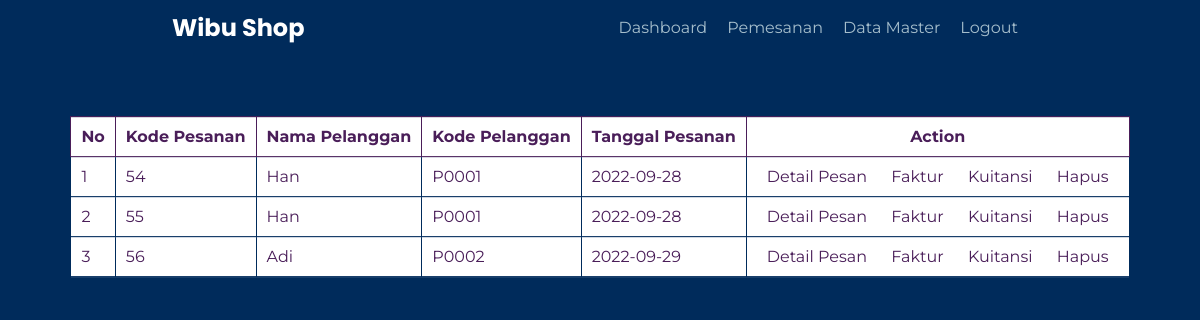
Page /admin/pemesanan.php on the committed database.
### tables this page shows
CREATE TABLE `pesan` (
  `id_pesan` int(5) NOT NULL,
  `id_pelanggan` varchar(5) NOT NULL,
  `tgl_pesan` date NOT NULL,
  `harga` int(100) NOT NULL,
  `nm_pelanggan` varchar(100) NOT NULL,
  `alamat` text NOT NULL,
  `telepon` varchar(100) NOT NULL
);

### admin/pemesanan.php (the view, shortened to what this page needs)
<?php
include '../config.php';
?>
<!DOCTYPE html>
<html lang="en">
  <head>
    <link rel="stylesheet" href="css/pemesanan.css?<?php echo time()?>" />
  </head>
  <body>
    <nav>
      <div class="logo">Wibu Shop</div>
      <ul>
        <li>
          <a href="admin.php">Dashboard</a>
        </li>
        <li>
          <a href="pemesanan.php">Pemesanan</a>
        </li>
        <li>
          <a href="data-produk.php">Data Master</a>
        </li>
        <li>
          <a href="../login/logout.php">Logout</a>
        </li>
      </ul>
    </nav>
    <section class="homepage">
      <table>
        <tr>
          <th>No</th>
          <th>Kode Pesanan</th>
          <th>Nama Pelanggan</th>
          <th>Kode Pelanggan</th>
          <th>Tanggal Pesanan</th>
          <th>Action</th>
        </tr>
        <?php
          $nomor = 1;
          $q1 = mysqli_query($koneksi, "SELECT * FROM pesan");
          while($hasil = mysqli_fetch_array($q1)){
        ?>
        <tr>
          <td><?php echo $nomor++ ?></td>
          <td><?php echo $hasil['id_pesan']?></td>
          <td><?php echo $hasil['nm_pelanggan']?></td>
          <td><?php echo $hasil['id_pelanggan']?></td>
          <td><?php echo $hasil['tgl_pesan']?></td>
          <td>
            <a href="../detil_pesan.php?kode=<?php echo $hasil['id_pesan']?>">Detail Pesan</a>
            <a href="../faktur.php?kode=<?php echo $hasil['id_pesan']?>">Faktur</a>
            <a href="../kwitansi.php?kode=<?php echo $hasil['id_pesan']?>">Kuitansi</a>
            <a href="?kode=<?php echo $hasil['id_pesan']?>">Hapus</a>
          </td>
        </tr>
        <?php
          }
        ?>
      </table>
    </section>
  </body>
</html>

### admin/css/pemesanan.css (style rules this page uses)
:root { --montserrat: 'Montserrat', sans-serif; --poppins: 'Poppins', sans-serif; --birutua: #002b5b; --putih2: #a5becc; --ungu: #4a1e59; --ungu-muda: #8930a9; --putih: #fff; }
* { margin: 0; padding: 0; box-sizing: border-box; font-family: 'Roboto'; }
nav { width: 100%; padding: 10px 20px; display: flex; justify-content: space-around; align-items: center; position: fixed; background-color: var(--birutua); }
nav .logo { font-size: 24px; color: var(--putih); font-weight: bold; font-family: var(--poppins); }
nav ul { list-style: none; display: flex; }
nav ul a { color: var(--putih2); text-decoration: none; font-family: var(--montserrat); }
nav ul li a { padding: 0 10px; }
.homepage { width: 100%; height: 100vh; display: flex; flex-direction: column; align-items: center; background-color: var(--birutua); }
table { margin: 100px auto; transform: translate(0, 10%); color: var(--putih); border-collapse: collapse; }
table a { padding: 10px; color: var(--ungu); font-family: var(--montserrat); text-decoration: none; }
table th { padding: 10px; color: var(--ungu); font-family: var(--montserrat); background-color: var(--putih); border: 1px solid var(--ungu); }
table td { border: 1px solid var(--birutua); font-family: var(--montserrat); padding: 10px; background-color: var(--putih); color: var(--ungu); }

### rows in the picture
pesan: id_pesan "54", nm_pelanggan "Han", id_pelanggan "P0001", tgl_pesan "2022-09-28"
pesan: id_pesan "55", nm_pelanggan "Han", id_pelanggan "P0001", tgl_pesan "2022-09-28"
pesan: id_pesan "56", nm_pelanggan "Adi", id_pelanggan "P0002", tgl_pesan "2022-09-29"
